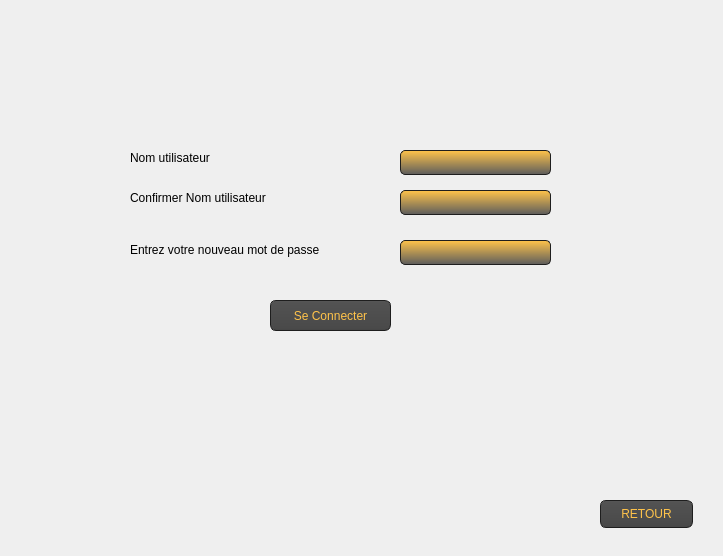
<?xml version="1.0" encoding="UTF-8"?>
<ui version="4.0">
 <class>oublier</class>
 <widget class="QDialog" name="oublier">
  <property name="geometry">
   <rect>
    <x>0</x>
    <y>0</y>
    <width>723</width>
    <height>556</height>
   </rect>
  </property>
  <property name="windowTitle">
   <string>Dialog</string>
  </property>
  <widget class="QLabel" name="nomut_2">
   <property name="geometry">
    <rect>
     <x>130</x>
     <y>190</y>
     <width>171</width>
     <height>16</height>
    </rect>
   </property>
   <property name="text">
    <string>Confirmer Nom utilisateur</string>
   </property>
  </widget>
  <widget class="QLabel" name="nomut">
   <property name="geometry">
    <rect>
     <x>130</x>
     <y>150</y>
     <width>131</width>
     <height>16</height>
    </rect>
   </property>
   <property name="text">
    <string>Nom utilisateur</string>
   </property>
  </widget>
  <widget class="QPushButton" name="Submit">
   <property name="geometry">
    <rect>
     <x>270</x>
     <y>300</y>
     <width>121</width>
     <height>31</height>
    </rect>
   </property>
   <property name="styleSheet">
    <string notr="true">
QPushButton
{
    color: #ffc34a;
    background-color: QLinearGradient( x1: 0, y1: 0, x2: 0, y2: 1, stop: 0 #565656, stop: 0.1 #525252, stop: 0.5 #4e4e4e, stop: 0.9 #4a4a4a, stop: 1 #464646);
    border-width: 1px;
    border-color: #1e1e1e;
    border-style: solid;
    border-radius: 6;
    padding: 3px;
    font-size: 12px;
    padding-left: 5px;
    padding-right: 5px;
}

QPushButton:pressed
{
    background-color: QLinearGradient( x1: 0, y1: 0, x2: 0, y2: 1, stop: 0 #2d2d2d, stop: 0.1 #2b2b2b, stop: 0.5 #292929, stop: 0.9 #282828, stop: 1 #252525);
}</string>
   </property>
   <property name="text">
    <string>Se Connecter</string>
   </property>
  </widget>
  <widget class="QLineEdit" name="mdp_in">
   <property name="geometry">
    <rect>
     <x>400</x>
     <y>240</y>
     <width>151</width>
     <height>25</height>
    </rect>
   </property>
   <property name="styleSheet">
    <string notr="true">QLineEdit
{
    background-color: QLinearGradient( x1: 0, y1: 0, x2: 0, y2: 1, stop: 0 #4d4d4d, stop: 0 #ffc34a, stop: 1 #5d5d5d);
    padding: 1px;
    border-style: solid;
    border: 1px solid #1e1e1e;
    border-radius: 5;
}</string>
   </property>
   <property name="text">
    <string/>
   </property>
   <property name="echoMode">
    <enum>QLineEdit::Password</enum>
   </property>
  </widget>
  <widget class="QLineEdit" name="nomutilisateur_oublier2">
   <property name="geometry">
    <rect>
     <x>400</x>
     <y>190</y>
     <width>151</width>
     <height>25</height>
    </rect>
   </property>
   <property name="styleSheet">
    <string notr="true">QLineEdit
{
    background-color: QLinearGradient( x1: 0, y1: 0, x2: 0, y2: 1, stop: 0 #4d4d4d, stop: 0 #ffc34a, stop: 1 #5d5d5d);
    padding: 1px;
    border-style: solid;
    border: 1px solid #1e1e1e;
    border-radius: 5;
}</string>
   </property>
   <property name="text">
    <string/>
   </property>
  </widget>
  <widget class="QLabel" name="nomut_3">
   <property name="geometry">
    <rect>
     <x>130</x>
     <y>240</y>
     <width>251</width>
     <height>20</height>
    </rect>
   </property>
   <property name="text">
    <string>Entrez votre nouveau mot de passe</string>
   </property>
  </widget>
  <widget class="QLineEdit" name="nomutilisateur_oublier">
   <property name="geometry">
    <rect>
     <x>400</x>
     <y>150</y>
     <width>151</width>
     <height>25</height>
    </rect>
   </property>
   <property name="styleSheet">
    <string notr="true">QLineEdit
{
    background-color: QLinearGradient( x1: 0, y1: 0, x2: 0, y2: 1, stop: 0 #4d4d4d, stop: 0 #ffc34a, stop: 1 #5d5d5d);
    padding: 1px;
    border-style: solid;
    border: 1px solid #1e1e1e;
    border-radius: 5;
}</string>
   </property>
   <property name="text">
    <string/>
   </property>
  </widget>
  <widget class="QLabel" name="label">
   <property name="geometry">
    <rect>
     <x>40</x>
     <y>20</y>
     <width>641</width>
     <height>491</height>
    </rect>
   </property>
   <property name="text">
    <string/>
   </property>
   <property name="pixmap">
    <pixmap>../IMG_5034.JPG</pixmap>
   </property>
  </widget>
  <widget class="QLabel" name="label_2">
   <property name="geometry">
    <rect>
     <x>-30</x>
     <y>-5</y>
     <width>761</width>
     <height>621</height>
    </rect>
   </property>
   <property name="text">
    <string/>
   </property>
   <property name="pixmap">
    <pixmap>../wallpaperflare.com_wallpaper (1) (1).png</pixmap>
   </property>
  </widget>
  <widget class="QPushButton" name="pushButton_retour">
   <property name="geometry">
    <rect>
     <x>600</x>
     <y>500</y>
     <width>93</width>
     <height>28</height>
    </rect>
   </property>
   <property name="styleSheet">
    <string notr="true">
QPushButton
{
    color: #ffc34a;
    background-color: QLinearGradient( x1: 0, y1: 0, x2: 0, y2: 1, stop: 0 #565656, stop: 0.1 #525252, stop: 0.5 #4e4e4e, stop: 0.9 #4a4a4a, stop: 1 #464646);
    border-width: 1px;
    border-color: #1e1e1e;
    border-style: solid;
    border-radius: 6;
    padding: 3px;
    font-size: 12px;
    padding-left: 5px;
    padding-right: 5px;
}

QPushButton:pressed
{
    background-color: QLinearGradient( x1: 0, y1: 0, x2: 0, y2: 1, stop: 0 #2d2d2d, stop: 0.1 #2b2b2b, stop: 0.5 #292929, stop: 0.9 #282828, stop: 1 #252525);
}</string>
   </property>
   <property name="text">
    <string>RETOUR</string>
   </property>
  </widget>
  <zorder>label_2</zorder>
  <zorder>label</zorder>
  <zorder>nomut_2</zorder>
  <zorder>nomut</zorder>
  <zorder>Submit</zorder>
  <zorder>mdp_in</zorder>
  <zorder>nomutilisateur_oublier2</zorder>
  <zorder>nomut_3</zorder>
  <zorder>nomutilisateur_oublier</zorder>
  <zorder>pushButton_retour</zorder>
 </widget>
 <resources/>
 <connections/>
</ui>
